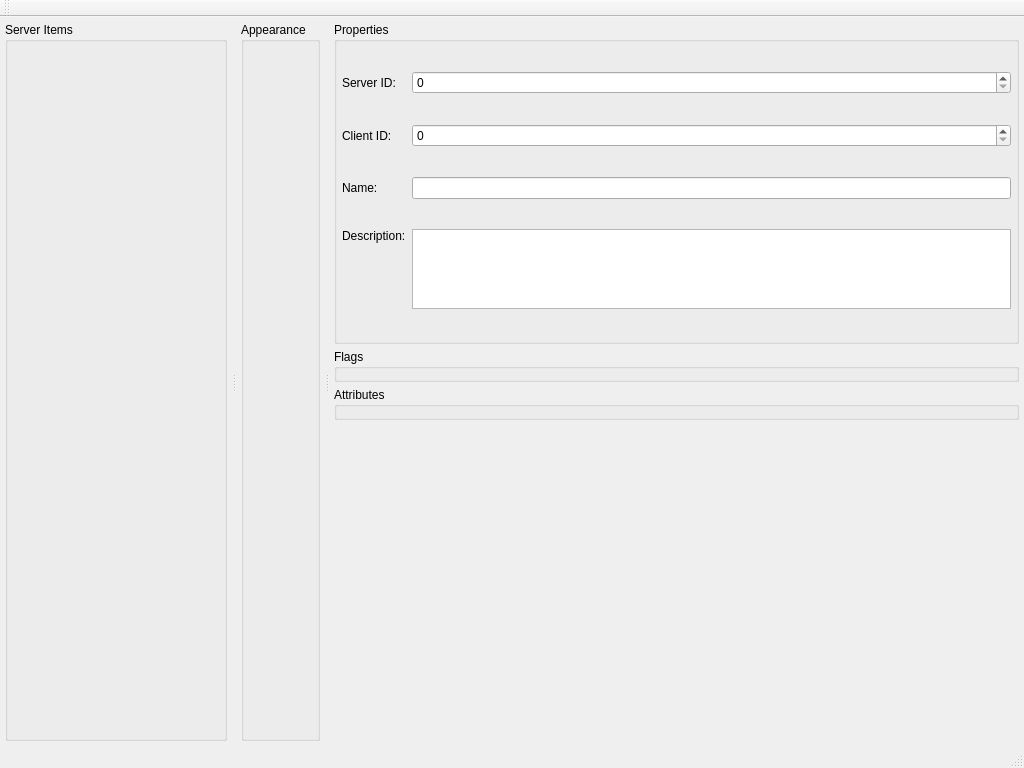
<?xml version="1.0" encoding="UTF-8"?>
<ui version="4.0">
 <class>MainForm</class>
 <widget class="QMainWindow" name="MainForm">
  <property name="geometry">
   <rect>
    <x>0</x>
    <y>0</y>
    <width>1024</width>
    <height>768</height>
   </rect>
  </property>
  <property name="minimumSize">
   <size>
    <width>800</width>
    <height>600</height>
   </size>
  </property>
  <property name="windowTitle">
   <string>Item Editor</string>
  </property>
  <property name="windowIcon">
   <iconset resource="../Properties/application.qrc">
    <normaloff>:/icons/application.ico</normaloff>:/icons/application.ico</iconset>
  </property>
  <property name="acceptDrops">
   <bool>true</bool>
  </property>
  <widget class="QWidget" name="centralwidget">
   <layout class="QHBoxLayout" name="centralLayout">
    <property name="spacing">
     <number>0</number>
    </property>
    <property name="leftMargin">
     <number>0</number>
    </property>
    <property name="topMargin">
     <number>0</number>
    </property>
    <property name="rightMargin">
     <number>0</number>
    </property>
    <property name="bottomMargin">
     <number>0</number>
    </property>
    <item>
     <widget class="QSplitter" name="mainSplitter">
      <property name="orientation">
       <enum>Qt::Horizontal</enum>
      </property>
      <property name="childrenCollapsible">
       <bool>false</bool>
      </property>
      <widget class="QWidget" name="leftPanel">
       <property name="minimumSize">
        <size>
         <width>232</width>
         <height>0</height>
        </size>
       </property>
       <property name="maximumSize">
        <size>
         <width>232</width>
         <height>16777215</height>
        </size>
       </property>
       <layout class="QVBoxLayout" name="leftLayout">
        <property name="spacing">
         <number>5</number>
        </property>
        <property name="leftMargin">
         <number>5</number>
        </property>
        <property name="topMargin">
         <number>5</number>
        </property>
        <property name="rightMargin">
         <number>5</number>
        </property>
        <property name="bottomMargin">
         <number>5</number>
        </property>
        <item>
         <widget class="QGroupBox" name="serverItemsGroupBox">
          <property name="title">
           <string>Server Items</string>
          </property>
          <layout class="QVBoxLayout" name="serverItemsLayout">
           <property name="spacing">
            <number>5</number>
           </property>
           <property name="leftMargin">
            <number>5</number>
           </property>
           <property name="topMargin">
            <number>5</number>
           </property>
           <property name="rightMargin">
            <number>5</number>
           </property>
           <property name="bottomMargin">
            <number>5</number>
           </property>
           <item>
            <widget class="QWidget" name="serverItemListBoxPlaceholder"/>
           </item>
          </layout>
         </widget>
        </item>
       </layout>
      </widget>
      <widget class="QWidget" name="centerPanel">
       <property name="minimumSize">
        <size>
         <width>89</width>
         <height>0</height>
        </size>
       </property>
       <property name="maximumSize">
        <size>
         <width>89</width>
         <height>16777215</height>
        </size>
       </property>
       <layout class="QVBoxLayout" name="centerLayout">
        <property name="spacing">
         <number>5</number>
        </property>
        <property name="leftMargin">
         <number>5</number>
        </property>
        <property name="topMargin">
         <number>5</number>
        </property>
        <property name="rightMargin">
         <number>5</number>
        </property>
        <property name="bottomMargin">
         <number>5</number>
        </property>
        <item>
         <widget class="QGroupBox" name="appearanceGroupBox">
          <property name="title">
           <string>Appearance</string>
          </property>
          <layout class="QVBoxLayout" name="appearanceLayout">
           <property name="spacing">
            <number>5</number>
           </property>
           <property name="leftMargin">
            <number>5</number>
           </property>
           <property name="topMargin">
            <number>5</number>
           </property>
           <property name="rightMargin">
            <number>5</number>
           </property>
           <property name="bottomMargin">
            <number>5</number>
           </property>
           <item>
            <widget class="QWidget" name="clientItemViewPlaceholder">
             <property name="minimumSize">
              <size>
               <width>64</width>
               <height>64</height>
              </size>
             </property>
            </widget>
           </item>
          </layout>
         </widget>
        </item>
       </layout>
      </widget>
      <widget class="QWidget" name="rightPanel">
       <property name="minimumSize">
        <size>
         <width>200</width>
         <height>0</height>
        </size>
       </property>
       <layout class="QVBoxLayout" name="rightLayout">
        <property name="spacing">
         <number>5</number>
        </property>
        <property name="leftMargin">
         <number>5</number>
        </property>
        <property name="topMargin">
         <number>5</number>
        </property>
        <property name="rightMargin">
         <number>5</number>
        </property>
        <property name="bottomMargin">
         <number>5</number>
        </property>
        <item>
         <widget class="QGroupBox" name="propertiesGroupBox">
          <property name="title">
           <string>Properties</string>
          </property>
          <layout class="QGridLayout" name="propertiesLayout">
           <property name="leftMargin">
            <number>5</number>
           </property>
           <property name="topMargin">
            <number>5</number>
           </property>
           <property name="rightMargin">
            <number>5</number>
           </property>
           <property name="bottomMargin">
            <number>5</number>
           </property>
           <item row="0" column="0">
            <widget class="QLabel" name="serverIdLabel">
             <property name="text">
              <string>Server ID:</string>
             </property>
            </widget>
           </item>
           <item row="0" column="1">
            <widget class="QSpinBox" name="serverIdSpinBox">
             <property name="maximum">
              <number>65535</number>
             </property>
            </widget>
           </item>
           <item row="1" column="0">
            <widget class="QLabel" name="clientIdLabel">
             <property name="text">
              <string>Client ID:</string>
             </property>
            </widget>
           </item>
           <item row="1" column="1">
            <widget class="QSpinBox" name="clientIdSpinBox">
             <property name="maximum">
              <number>65535</number>
             </property>
            </widget>
           </item>
           <item row="2" column="0">
            <widget class="QLabel" name="nameLabel">
             <property name="text">
              <string>Name:</string>
             </property>
            </widget>
           </item>
           <item row="2" column="1">
            <widget class="QLineEdit" name="nameLineEdit"/>
           </item>
           <item row="3" column="0">
            <widget class="QLabel" name="descriptionLabel">
             <property name="text">
              <string>Description:</string>
             </property>
             <property name="alignment">
              <set>Qt::AlignLeading|Qt::AlignLeft|Qt::AlignTop</set>
             </property>
            </widget>
           </item>
           <item row="3" column="1">
            <widget class="QTextEdit" name="descriptionTextEdit">
             <property name="maximumSize">
              <size>
               <width>16777215</width>
               <height>80</height>
              </size>
             </property>
            </widget>
           </item>
          </layout>
         </widget>
        </item>
        <item>
         <widget class="QGroupBox" name="flagsGroupBox">
          <property name="title">
           <string>Flags</string>
          </property>
          <layout class="QGridLayout" name="flagsLayout">
           <property name="leftMargin">
            <number>5</number>
           </property>
           <property name="topMargin">
            <number>5</number>
           </property>
           <property name="rightMargin">
            <number>5</number>
           </property>
           <property name="bottomMargin">
            <number>5</number>
           </property>
          </layout>
         </widget>
        </item>
        <item>
         <widget class="QGroupBox" name="attributesGroupBox">
          <property name="title">
           <string>Attributes</string>
          </property>
          <layout class="QGridLayout" name="attributesLayout">
           <property name="leftMargin">
            <number>5</number>
           </property>
           <property name="topMargin">
            <number>5</number>
           </property>
           <property name="rightMargin">
            <number>5</number>
           </property>
           <property name="bottomMargin">
            <number>5</number>
           </property>
          </layout>
         </widget>
        </item>
        <item>
         <spacer name="verticalSpacer">
          <property name="orientation">
           <enum>Qt::Vertical</enum>
          </property>
          <property name="sizeHint" stdset="0">
           <size>
            <width>20</width>
            <height>40</height>
           </size>
          </property>
         </spacer>
        </item>
       </layout>
      </widget>
     </widget>
    </item>
   </layout>
  </widget>
  <widget class="QMenuBar" name="menubar">
   <property name="geometry">
    <rect>
     <x>0</x>
     <y>0</y>
     <width>1024</width>
     <height>22</height>
    </rect>
   </property>
  </widget>
  <widget class="QStatusBar" name="statusbar"/>
  <widget class="QToolBar" name="toolBar">
   <property name="windowTitle">
    <string>toolBar</string>
   </property>
   <attribute name="toolBarArea">
    <enum>TopToolBarArea</enum>
   </attribute>
   <attribute name="toolBarBreak">
    <bool>false</bool>
   </attribute>
  </widget>
 </widget>

 <resources>
  <include location="../Properties/application.qrc"/>
 </resources>
 <connections/>
</ui>
